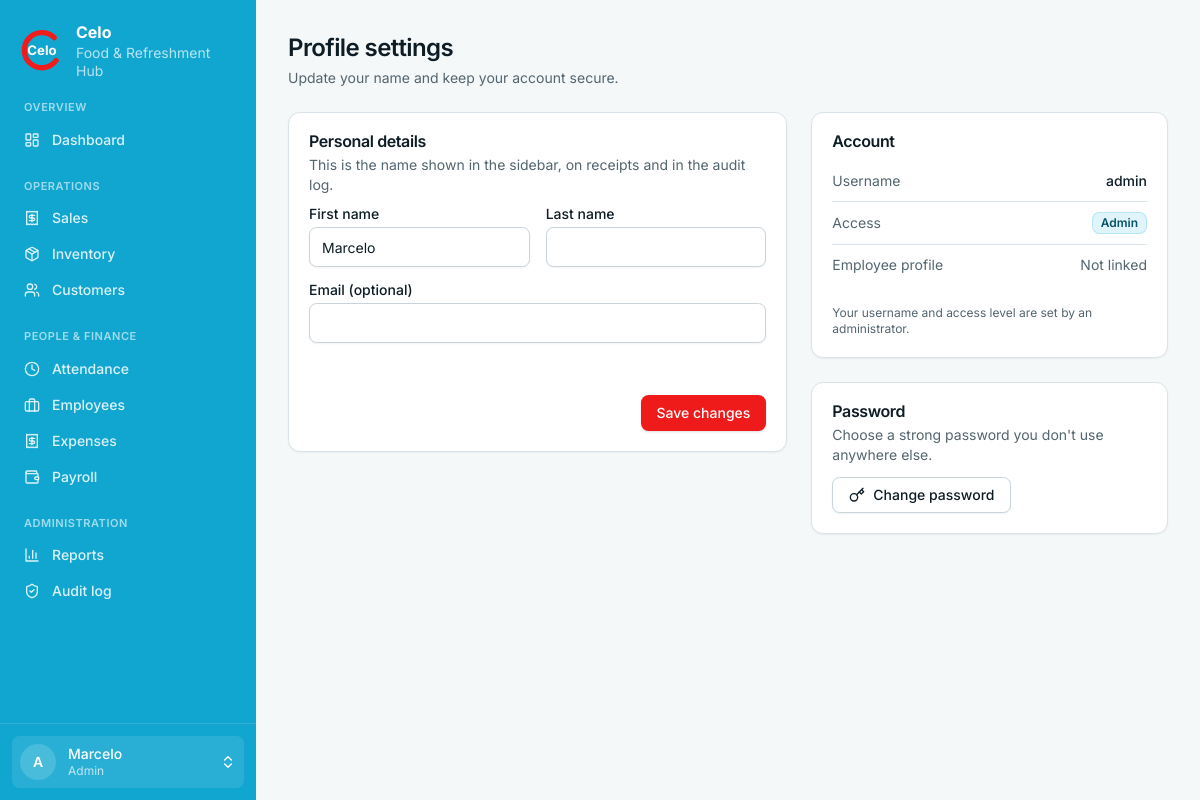
The page /account/profile/ (signed in) on the database its author committed.
### accounts/models.py (models this page shows)
class User(AbstractUser):
    class Role(models.TextChoices):
        ADMIN = "admin", "Admin"
        STAFF = "staff", "Staff"
    role = models.CharField(max_length=10, choices=Role.choices, default=Role.STAFF)
    @property
    def is_celo_admin(self):
        return self.is_superuser or self.role == self.Role.ADMIN

### accounts/views.py (the view)
# urls.py: path("profile/", views.profile, name="profile"),
@login_required
def profile(request):
    form = ProfileForm(request.POST or None, instance=request.user)
    if request.method == "POST" and form.is_valid():
        form.save()
        AuditLog.record(request.user, "Updated profile", request.user.username)
        messages.success(request, "Your profile was updated.")
        return redirect("accounts:profile")
    employee = Employee.objects.filter(user=request.user).first()
    return render(request, "accounts/profile.html", {"form": form, "employee": employee})

### accounts/forms.py
class ProfileForm(forms.ModelForm):
    first_name = forms.CharField(max_length=150, label="First name")
    last_name = forms.CharField(max_length=150, required=False, label="Last name")
    email = forms.EmailField(required=False, label="Email (optional)")
    class Meta:
        model = User
        fields = ["first_name", "last_name", "email"]

### templates/accounts/profile.html (shortened to what this page needs)
{% extends "base.html" %}
{% block page_title %}Profile settings{% endblock %}
{% block page_desc %}Update your name and keep your account secure.{% endblock %}
{% block content %}
<div class="grid items-start gap-6 lg:grid-cols-[minmax(0,1.4fr)_minmax(0,1fr)]">
  <form method="post" class="card">{% csrf_token %}
    <div class="card-header"><h2 class="card-title">Personal details</h2><p class="card-description">This is the name shown in the sidebar, on receipts and in the audit log.</p></div>
    <div class="card-content">
      <div class="grid gap-x-4 sm:grid-cols-2">
        {% include "partials/field.html" with f=form.first_name %}
        {% include "partials/field.html" with f=form.last_name %}
      </div>
      {% include "partials/field.html" with f=form.email %}
    </div>
    <div class="card-footer pt-4"><button class="btn btn-primary" type="submit">Save changes</button></div>
  </form>
  <div class="space-y-6">
    <section class="card">
      <div class="card-header"><h2 class="card-title">Account</h2></div>
      <dl class="card-content divide-y text-sm">
        <div class="flex items-center justify-between py-2.5"><dt class="text-muted-foreground">Username</dt><dd class="font-medium">{{ user.username }}</dd></div>
        <div class="flex items-center justify-between py-2.5"><dt class="text-muted-foreground">Access</dt><dd><span class="badge {% if user.is_celo_admin %}badge-cyan{% else %}badge-muted{% endif %}">{{ user.get_role_display }}</span></dd></div>
        <div class="flex items-center justify-between py-2.5"><dt class="text-muted-foreground">Employee profile</dt>
          <dd class="text-right">{% if employee %}<span class="font-medium">{{ employee.name }}</span>{% if employee.position %}<span class="block text-xs text-muted-foreground">{{ employee.position }}</span>{% endif %}{% else %}<span class="text-muted-foreground">Not linked</span>{% endif %}</dd></div>
      </dl>
      <p class="px-5 pb-5 text-xs text-muted-foreground">Your username and access level are set by an administrator.</p>
    </section>
    <section class="card">
      <div class="card-header"><h2 class="card-title">Password</h2><p class="card-description">Choose a strong password you don't use anywhere else.</p></div>
      <div class="card-footer justify-start pt-0"><a class="btn btn-outline" href="{% url 'accounts:password_change' %}">{% include "partials/icon.html" with name="key" %}Change password</a></div>
    </section>
  </div>
</div>
{% endblock %}

### templates/base.html (shortened to what this page needs)
{% load celo_ui %}<!doctype html>
<html lang="en" class="h-full">
<head>
  {% include "partials/tailwind.html" %}
</head>
<body class="min-h-full bg-background font-sans text-foreground antialiased">
<div class="min-h-screen {% if user.is_authenticated %}md:grid md:grid-cols-[16rem_minmax(0,1fr)]{% endif %}">
{% if user.is_authenticated %}
  {% nav_items as groups %}
  <aside id="sidebar" class="fixed inset-y-0 left-0 z-40 flex w-64 -translate-x-full flex-col bg-brand-dark text-white transition-transform duration-200 md:sticky md:top-0 md:h-screen md:translate-x-0 print:hidden">
    <a href="{% url 'dashboard:home' %}" class="flex items-center gap-3 px-5 py-5" aria-label="Celo home">
      <svg viewBox="0 0 100 100" class="h-11 w-11 shrink-0" role="img" aria-label="Celo logo">
        <text x="50" y="62" text-anchor="middle" font-size="30" font-weight="700" fill="#fff" font-family="Inter, system-ui, sans-serif">Celo</text>
      </svg>
      <span class="text-sm leading-tight"><strong class="block text-base">Celo</strong><span class="text-white/70">Food &amp; Refreshment Hub</span></span>
    </a>
    <nav class="flex-1 space-y-5 overflow-y-auto px-3 pb-4" aria-label="Main">
      {% for g in groups %}
        <div>
          <p class="px-3 pb-1.5 text-[11px] font-semibold uppercase tracking-wider text-white/60">{{ g.label }}</p>
          {% for i in g.items %}
            <a href="{{ i.href }}" {% if i.active %}aria-current="page"{% endif %}
               class="flex items-center gap-3 rounded-md px-3 py-2 text-sm font-medium transition-colors {% if i.active %}bg-white text-brand-dark shadow-sm{% else %}text-white/85 hover:bg-white/10 hover:text-white{% endif %}">
              {% include "partials/icon.html" with name=i.icon %}{{ i.label }}
            </a>
          {% endfor %}
        </div>
      {% endfor %}
    </nav>
    <div class="relative border-t border-white/15 p-3">
      <button type="button" id="profile-btn" aria-haspopup="menu" aria-expanded="false" aria-controls="profile-menu"
              class="flex w-full items-center gap-3 rounded-md px-2 py-2 text-left transition-colors hover:bg-white/10 {% if request.resolver_match.app_name == 'accounts' %}bg-white/10{% endif %}">
        <span class="grid h-9 w-9 shrink-0 place-items-center rounded-full bg-white/15 text-sm font-semibold">{{ user.username|slice:":1"|upper }}</span>
        <span class="min-w-0 flex-1 text-sm leading-tight"><span class="block truncate font-medium">{{ user.get_full_name|default:user.username }}</span><span class="block text-xs text-white/70">{{ user.get_role_display }}</span></span>
      </button>
    </div>
  </aside>
{% endif %}
  <div class="min-w-0">
    <main class="mx-auto w-full max-w-6xl p-4 sm:p-6 lg:p-8">
      {% block header %}
        <div class="mb-6 flex flex-wrap items-end justify-between gap-3 print:hidden">
          <div>
            <h1 class="text-2xl font-semibold tracking-tight">{% block page_title %}{% endblock %}</h1>
            <p class="mt-1 text-sm text-muted-foreground">{% block page_desc %}{% endblock %}</p>
          </div>
        </div>
      {% endblock %}
      {% block content %}{% endblock %}
    </main>
  </div>
</div>
</body>
</html>

### templates/partials/field.html (shortened to what this page needs)
<div class="field {{ extra }}">
  {% if f.field.widget.input_type == "checkbox" %}
    <label for="{{ f.id_for_label }}" class="flex items-center gap-2">{{ f }}<span>{{ f.label }}</span></label>
  {% else %}
    <label for="{{ f.id_for_label }}">{{ f.label }}</label>
    {{ f }}
  {% endif %}
</div>

### rows shown on the page
User: username "A", get_full_name "Marcelo", role "Admin", first_name "Marcelo", username "admin"

### other values the page prints
{{ g.label }} "OVERVIEW" "OPERATIONS" "PEOPLE & FINANCE" "ADMINISTRATION"
{{ i.label }} "Dashboard" "Sales" "Inventory" "Customers" "Attendance" "Employees" "Expenses" "Payroll" "Reports" "Audit log"
{{ f.label }} "First name Last name Email (optional)"
